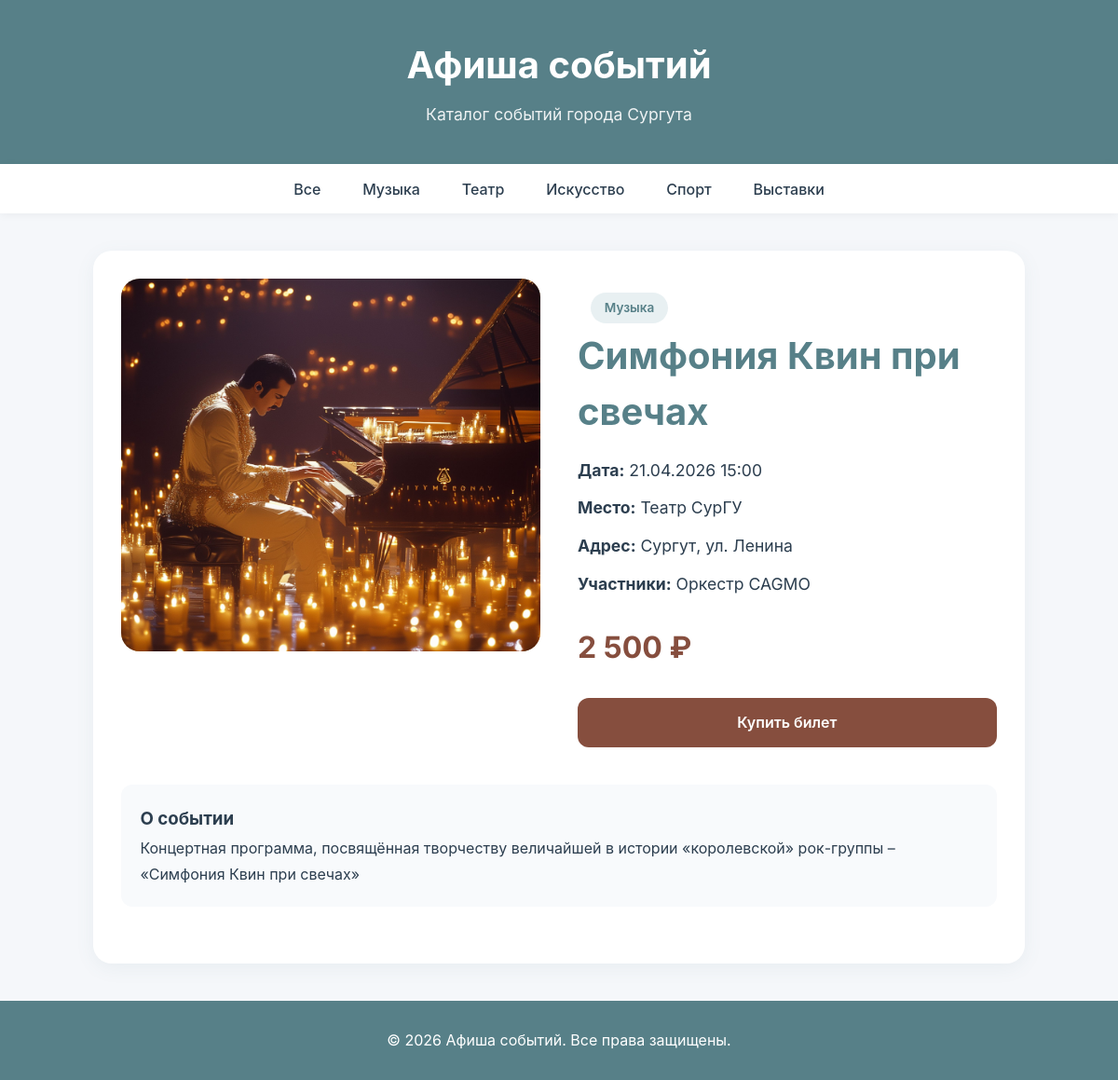
Page /event/2/ on the earlier database version.
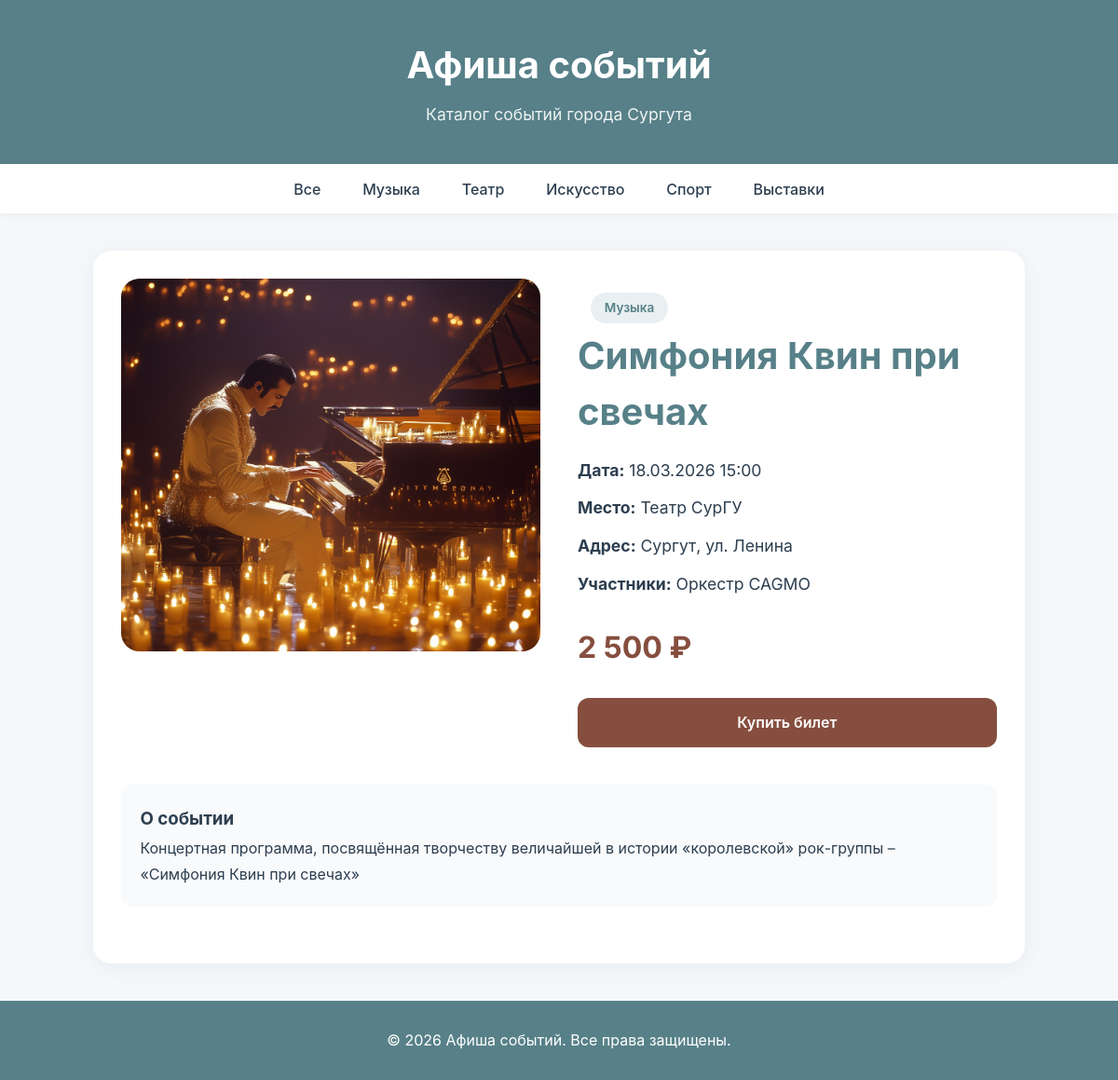
Same page on the later database version.
### events/models.py (models this page shows, shortened)
class Event(models.Model):
    CATEGORY_CHOICES = [
        ('music', 'Музыка'),
        ('theatre', 'Театр'),
        ('art', 'Искусство'),
        ('sport', 'Спорт'),
        ('exhibitions', 'Выставки'),
    ]
    title = models.CharField(max_length=200, verbose_name='Название')
    category = models.CharField(
        max_length=20,
        choices=CATEGORY_CHOICES,
        verbose_name='Категория'
    )
    description = models.TextField(verbose_name='Описание')
    date = models.DateTimeField(verbose_name='Дата и время')
    date_end = models.DateTimeField(
        null=True,
        blank=True,
        verbose_name='Дата окончания'
    )
    venue = models.CharField(max_length=200, verbose_name='Место проведения')
    address = models.TextField(verbose_name='Адрес')
    how_to_get = models.TextField(
        default='',
        blank=True,
        verbose_name='Как добраться'
    )
    participants = models.CharField(
        max_length=300,
        blank=True,         # <-- ВОТ ЭТО ВАЖНО: разрешает пустые строки
        verbose_name='Участники'
    )
    price = models.DecimalField(
        max_digits=10,
        decimal_places=2,
        default=0,
        verbose_name='Цена'
    )
    image = models.ImageField(
        upload_to='events/',
        null=True,
        blank=True,
        verbose_name='Изображение'
    )
    is_popular = models.BooleanField(
        default=False,
        verbose_name='Популярное событие'
    )
    created_at = models.DateTimeField(
        auto_now_add=True,
        verbose_name='Дата создания'
    )
    updated_at = models.DateTimeField(
        auto_now=True,
        verbose_name='Дата обновления'
    )
    class Meta:
        verbose_name = 'Событие'
        verbose_name_plural = 'События'
        ordering = ['date']
    def get_category_display(self):
        return dict(self.CATEGORY_CHOICES).get(self.category, self.category)
    def get_date_display(self):
        if self.date_end:
            return f"{self.date.strftime('%d.%m.%Y %H:%M')} - {self.date_end.strftime('%d.%m.%Y %H:%M')}"
        return self.date.strftime('%d.%m.%Y %H:%M')
    def get_price_display(self):
        if self.price == 0:
            return 'Бесплатно'
        return f'{self.price:,.0f} ₽'.replace(',', ' ')

### events/views.py (the view)
# urls.py: path('event/<int:event_id>/', views.event_detail, name='event_detail'),  # ЭТО ДОБАВИТЬ
def event_detail(request, event_id):
    event = get_object_or_404(Event, pk=event_id)
    context = {
        'event': event,
    }
    return render(request, 'events/event_detail.html', context)

### events/templates/events/event_detail.html (shortened to what this page needs)
{% extends 'events/base.html' %}
{% load static %}
{% block content %}
<main>
    <section class="event-detail">
        <div class="event-detail-header">
            <div class="event-detail-image">
                {% if event.image %}
                    <img src="{{ event.image.url }}" alt="{{ event.title }}">
                {% else %}
                    <div class="no-image-placeholder">Нет изображения</div>
                {% endif %}
            </div>
            <div class="event-detail-info">
                <span class="event-category">{{ event.get_category_display }}</span>
                <h1>{{ event.title }}</h1>
                <div class="event-detail-meta">
                    <p><strong>Дата:</strong> {{ event.get_date_display }}</p>
                    <p><strong>Место:</strong> {{ event.venue }}</p>
                    <p><strong>Адрес:</strong> {{ event.address }}</p>
                    {% if event.participants %}
                    <p><strong>Участники:</strong> {{ event.participants }}</p>
                    {% endif %}
                </div>
                <div class="event-detail-price">
                    {{ event.get_price_display }}
                </div>
                <a href="{% url 'purchase_ticket' event.id %}" class="btn-buy" style="width: 100%;">Купить билет</a>
            </div>
        </div>
        <div class="event-detail-description">
            <h3>О событии</h3>
            <p>{{ event.description|linebreaks }}</p>
        </div>
    </section>
</main>
{% endblock %}

Differences in the rows shown:
changed Event "Cимфония Квин при свечах": date "21.04.2026 15:00" → "18.03.2026 15:00"
